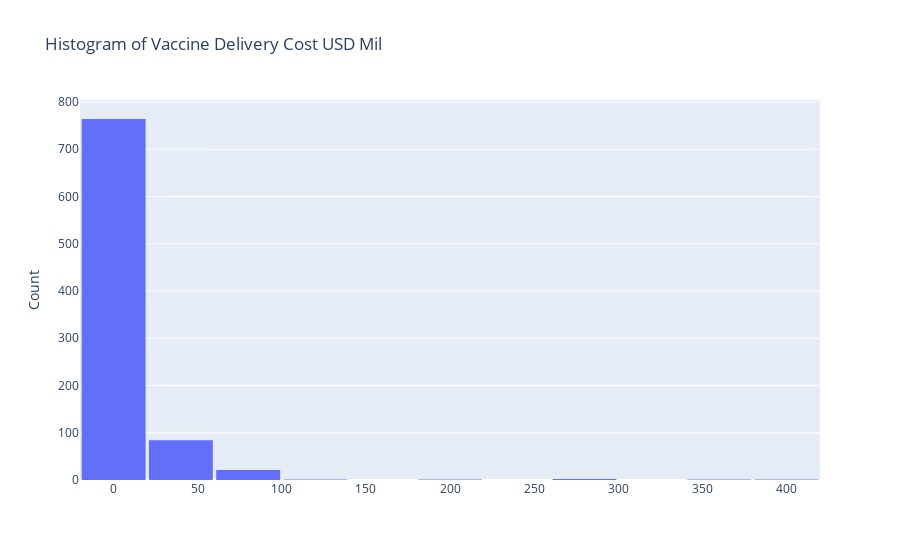

Notebook code for this chart:
### Code cell
go.Figure(
    data=[go.Histogram(x=merged_df["Vaccine Delivery Cost USD Mil"], xbins={"start": -60.0, "end": 420.0, "size": 40.0})],
    layout=go.Layout(title="Histogram of Vaccine Delivery Cost USD Mil", yaxis={"title": "Count"}, bargap=0.05),
    )

### Figure 1 — Plotly figure (JSON) as saved in the notebook; plotly's stock layout.template omitted (floating-point values rounded to 4 significant figures; data arrays with more than 128 entries replaced by an {"elided": "..."} marker saying what was removed)
{"data": [{"type": "histogram", "x": {"elided": "875 float values"}, "xbins": {"end": 420, "size": 40, "start": -60}}], "layout": {"bargap": 0.05, "title": {"text": "Histogram of Vaccine Delivery Cost USD Mil"}, "yaxis": {"title": {"text": "Count"}}}}
